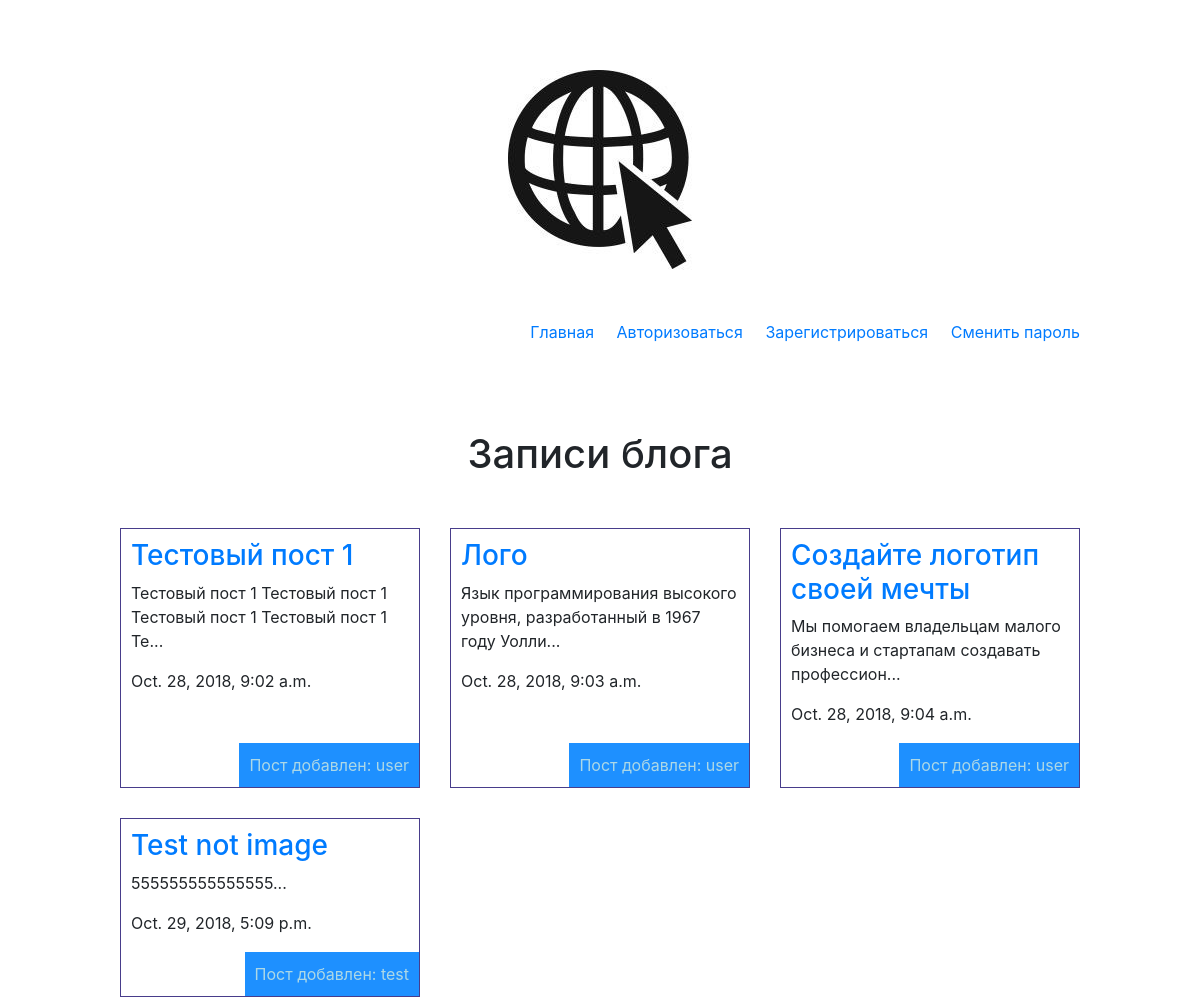
/posts/, run on the app's committed database.
### posts/models.py (models this page shows, shortened)
class Article(models.Model):
    title = models.CharField(max_length=100)
    slug = models.SlugField()
    body = models.TextField()
    date = models.DateTimeField(auto_now_add=True)
    img = models.ImageField(default='default.png', blank=True)
    author = models.ForeignKey(User, default='1', on_delete=models.DO_NOTHING)
    tags = models.ManyToManyField(Tag, blank=True)
    def part_text(self):
        return self.body[:70] + '...'

### posts/views.py (the view)
# urls.py: path('', posts_views.post_list, name='home')
def post_list(request):
    articles = Article.objects.all().order_by('date')
    return render(request, 'post_list.html', {'articles': articles})

### posts/templates/post_list.html (shortened to what this page needs)
{% extends 'main_layout.html' %}
{% block content %}
<h1>Записи блога</h1>
<div class="articles">
    {% for article in articles %}
        <div class="article">
            <h3>
                <a href="{% url 'posts:detail' slug=article.slug %}">{{article.title}}</a>
            </h3>
            <p>{{article.part_text}}</p>
            <p>{{article.date}}</p>
            <p class="author">Пост добавлен: {{article.author.username}}</p>
        </div>
    {% endfor %}
</div>
{% endblock %}

### myassets/styles.css (style rules this page uses)
html, body { font-family: "Times New Roman", Serif; }
body { background: lightblue; }
h1, h2, h3 { font-weight: bold; }
.wrapper > h1 { margin: 50px auto; font-size: 2.5em; text-align: center; }
.articles { display: grid; grid-template-columns: 1fr 1fr 1fr; grid-gap: 30px; }
.article { border: 1px solid darkslateblue; padding: 10px; position: relative; padding-bottom: 45px; }
.article .author { background: dodgerblue; padding: 10px; color: lightblue; position: absolute; right: 0; bottom: 0; margin: 0; }

### data on the page
Article: title "Тестовый пост 1", part_text "Тестовый пост 1 Тестовый пост 1 Тестовый пост 1 Тестовый пост 1 Те...", date "Oct. 28, 2018, 9:02 a.m.", author.username "user"
Article: title "Лого", part_text "Язык программирования высокого уровня, разработанный в 1967 году Уолли...", date "Oct. 28, 2018, 9:03 a.m.", author.username "user"
Article: title "Создайте логотип своей мечты", part_text "Мы помогаем владельцам малого бизнеса и стартапам создавать профессион...", date "Oct. 28, 2018, 9:04 a.m.", author.username "user"
Article: title "Test not image", part_text "555555555555555...", date "Oct. 29, 2018, 5:09 p.m.", author.username "test"
